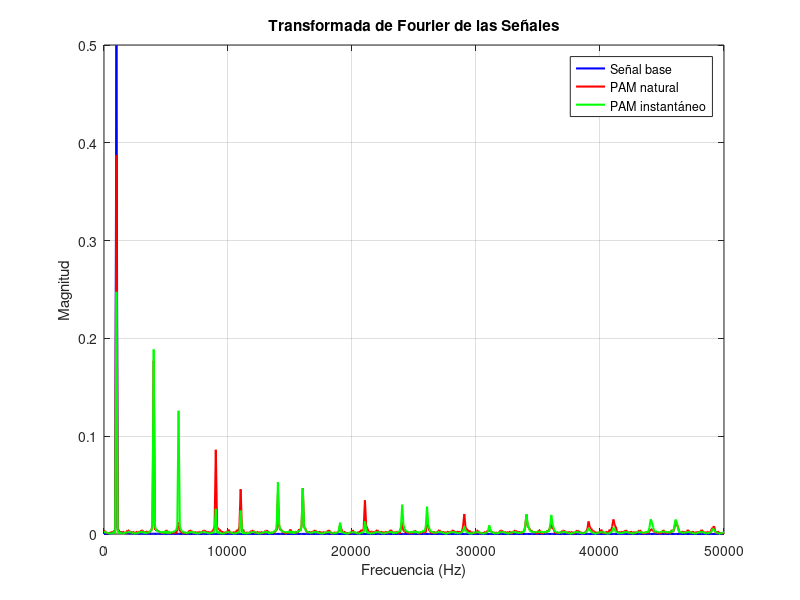

This figure's MATLAB source:
% codigo matlab para generar modulacion pam y calcular su fft
clear; clc; close all;

%% parametros de la senal de base
amp = 1;                      % amplitud de la senal
fc = 1000;                    % frecuencia portadora
dt = 1/100000;                % periodo de muestreo
t_fin = 0.01;                 % duracion total de la senal
tiempo = 0:dt:t_fin;          % vector de tiempos
senal_base = amp * sin(2*pi*fc*tiempo);  % generacion de la senal sinusoidal

%% parametros para modulacion pam natural
fmu_nat = 5000;             % frecuencia de muestreo para pam natural
Tmu_nat = 1/fmu_nat;         % periodo de muestreo en pam natural
dc_nat = 0.8;                % ciclo de trabajo para pam natural
ancho_nat = dc_nat * Tmu_nat;  % ancho del pulso en pam natural

%% parametros para modulacion pam instantaneo
fmu_inst = 5000;             % frecuencia de muestreo para pam instantaneo
Tmu_inst = 1/fmu_inst;       % periodo de muestreo en pam instantaneo
dc_inst = 0.1;               % ciclo de trabajo para pam instantaneo
T_senal = 1/fc;              % periodo de la senal base
ancho_inst = dc_inst * T_senal;  % ancho del pulso en pam instantaneo

%% modulacion pam natural
pam_nat = zeros(size(tiempo));        % vector para pam natural
instantes_nat = 0:Tmu_nat:tiempo(end);  % instantes de muestreo para pam natural
for i = 1:length(instantes_nat)
    [~, ind] = min(abs(tiempo - instantes_nat(i)));
    indices_pulso = find(tiempo >= instantes_nat(i) & tiempo < instantes_nat(i) + ancho_nat);
    pam_nat(indices_pulso) = senal_base(ind);
end

%% modulacion pam instantaneo
pam_inst = zeros(size(tiempo));         % vector para pam instantaneo
instantes_inst = 0:Tmu_inst:tiempo(end);  % instantes de muestreo para pam instantaneo
for i = 1:length(instantes_inst)
    [~, ind] = min(abs(tiempo - instantes_inst(i)));
    indices_pulso = find(tiempo >= instantes_inst(i) & tiempo < instantes_inst(i) + ancho_inst);
    pam_inst(indices_pulso) = senal_base(ind);
end

%% calculo de la transformada de fourier
N = length(tiempo);                      % numero de puntos de la senal
f_nyquist = 1/(2*dt);                    % frecuencia de nyquist
freq = linspace(0, f_nyquist, N/2);       % vector de frecuencias

fft_senal = abs(fft(senal_base)/N);      % fft de la senal de base
fft_senal = fft_senal(1:N/2);              % solo parte positiva

fft_pam_nat = abs(fft(pam_nat)/N);        % fft de pam natural
fft_pam_nat = fft_pam_nat(1:N/2);

fft_pam_inst = abs(fft(pam_inst)/N);      % fft de pam instantaneo
fft_pam_inst = fft_pam_inst(1:N/2);

%% graficar la fft de las senales
figure;
plot(freq, fft_senal, 'b', 'LineWidth', 1.5); hold on;
plot(freq, fft_pam_nat, 'r', 'LineWidth', 1.5);
plot(freq, fft_pam_inst, 'g', 'LineWidth', 1.5);
legend('Señal base', 'PAM natural', 'PAM instantáneo');
xlabel('Frecuencia (Hz)');
ylabel('Magnitud');
title('Transformada de Fourier de las Señales');
grid on;
